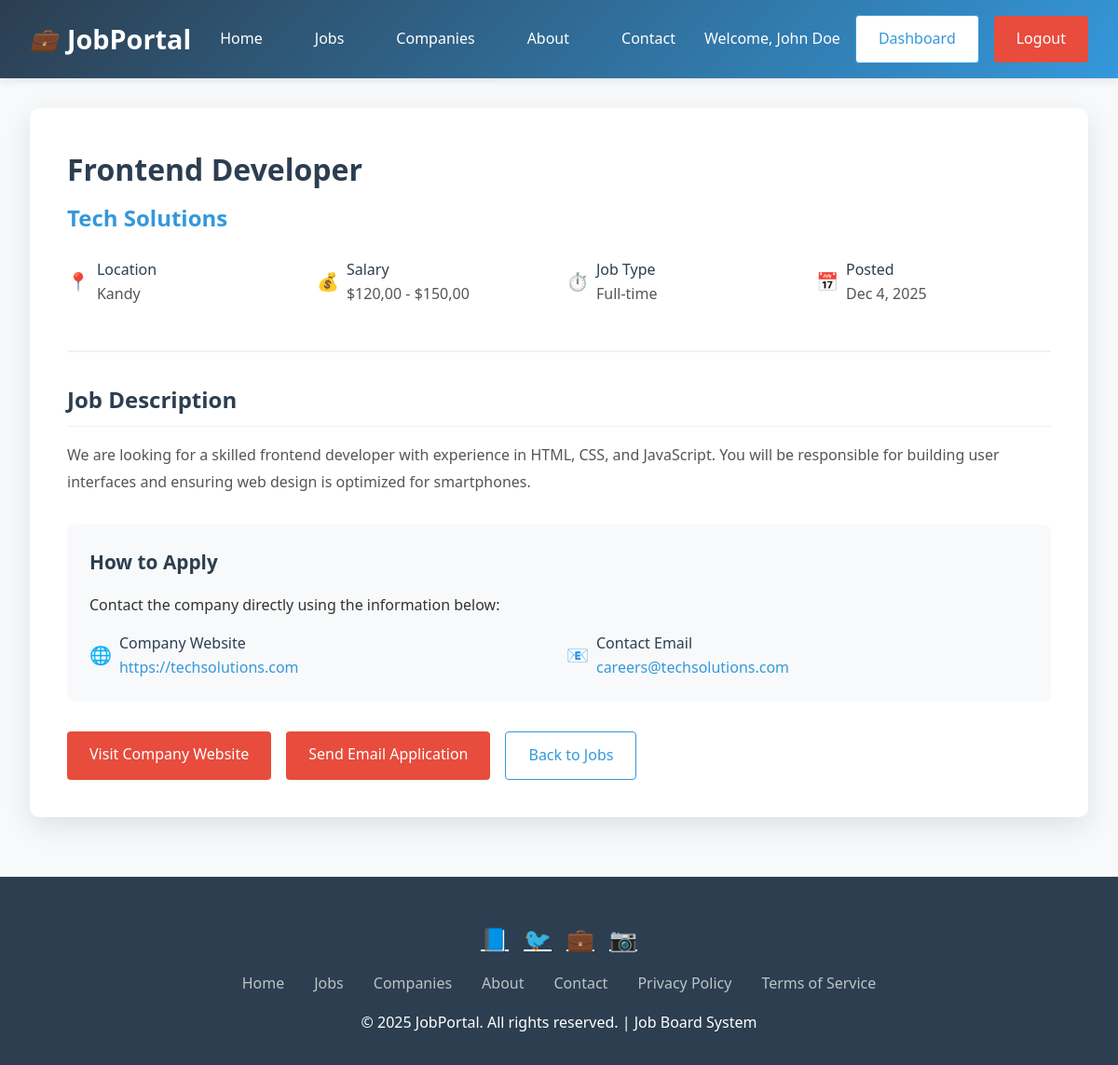
The app's page /job-details.php?id=1 (signed in) with its own data.
### tables this page shows
CREATE TABLE jobs (
    id INT AUTO_INCREMENT PRIMARY KEY,
    company_name VARCHAR(100) NOT NULL,
    title VARCHAR(200) NOT NULL,
    description TEXT NOT NULL,
    location VARCHAR(100),
    salary VARCHAR(100),
    job_type VARCHAR(50),
    company_website VARCHAR(200),
    contact_email VARCHAR(100),
    created_at TIMESTAMP DEFAULT CURRENT_TIMESTAMP
);

### job-details.php (the view, shortened to what this page needs)
<?php
require_once 'config.php';
$job_id = isset($_GET['id']) ? (int)$_GET['id'] : 0;
$stmt = $pdo->prepare("SELECT * FROM jobs WHERE id = ?");
$stmt->execute([$job_id]);
$job = $stmt->fetch();
?>
<!DOCTYPE html>
<html lang="en">
<head>
</head>
<body>
    <header class="header">
        <div class="logo">
            <i>💼</i> JobPortal
        </div>
        <nav class="nav">
            <a href="index.php">Home</a>
            <a href="jobs.php">Jobs</a>
            <a href="companies.php">Companies</a>
            <a href="about.php">About</a>
            <a href="contact.php">Contact</a>
        </nav>
        <div class="auth-buttons">
            <span style="color: white;">Welcome, <?php echo $_SESSION['user_name']; ?></span>
            <a href="dashboard.php" class="btn btn-outline">Dashboard</a>
            <a href="logout.php" class="btn btn-primary">Logout</a>
        </div>
    </header>
    <div class="container">
        <div class="job-details">
            <div class="job-header">
                <h1 class="job-title"><?php echo htmlspecialchars($job['title']); ?></h1>
                <div class="job-company"><?php echo htmlspecialchars($job['company_name']); ?></div>
                <div class="job-meta">
                    <div class="meta-item">
                        <span class="meta-icon">📍</span>
                        <div>
                            <div class="meta-label">Location</div>
                            <div class="meta-value"><?php echo htmlspecialchars($job['location']); ?></div>
                        </div>
                    </div>
                    <div class="meta-item">
                        <span class="meta-icon">💰</span>
                        <div>
                            <div class="meta-label">Salary</div>
                            <div class="meta-value"><?php echo htmlspecialchars($job['salary']); ?></div>
                        </div>
                    </div>
                    <div class="meta-item">
                        <span class="meta-icon">⏱️</span>
                        <div>
                            <div class="meta-label">Job Type</div>
                            <div class="meta-value"><?php echo htmlspecialchars($job['job_type']); ?></div>
                        </div>
                    </div>
                    <div class="meta-item">
                        <span class="meta-icon">📅</span>
                        <div>
                            <div class="meta-label">Posted</div>
                            <div class="meta-value"><?php echo date('M j, Y', strtotime($job['created_at'])); ?></div>
                        </div>
                    </div>
                </div>
            </div>
            <div class="job-section">
                <h3>Job Description</h3>
                <div class="job-description">
                    <?php echo nl2br(htmlspecialchars($job['description'])); ?>
                </div>
            </div>
            <div class="application-info">
                <h4>How to Apply</h4>
                <p>Contact the company directly using the information below:</p>
                <div class="contact-details">
                    <div class="contact-item">
                        <span class="contact-icon">🌐</span>
                        <div>
                            <div class="meta-label">Company Website</div>
                            <a href="<?php echo htmlspecialchars($job['company_website']); ?>" target="_blank" class="contact-link"><?php echo htmlspecialchars($job['company_website']); ?></a>
                        </div>
                    </div>
                    <div class="contact-item">
                        <span class="contact-icon">📧</span>
                        <div>
                            <div class="meta-label">Contact Email</div>
                            <a href="mailto:<?php echo htmlspecialchars($job['contact_email']); ?>" class="contact-link"><?php echo htmlspecialchars($job['contact_email']); ?></a>
                        </div>
                    </div>
                </div>
            </div>
            <div class="action-buttons">
                <a href="<?php echo htmlspecialchars($job['company_website']); ?>" target="_blank" class="btn btn-primary">Visit Company Website</a>
                <a href="mailto:<?php echo htmlspecialchars($job['contact_email']); ?>" class="btn btn-primary">Send Email Application</a>
                <a href="jobs.php" class="btn btn-outline">Back to Jobs</a>
            </div>
        </div>
    </div>
   <footer class="footer">
    <div class="social-links">
      <a href="https://web.facebook.com/?_rdc=1&_rdr#" title="Facebook">📘</a>
      <a href="https://x.com/i/flow/login" title="Twitter">🐦</a>
      <a href="https://www.linkedin.com" title="LinkedIn">💼</a>
      <a href="https://www.instagram.com" title="Instagram">📷</a>
    </div>
    <div class="footer-links">
      <a href="index.php">Home</a>
      <a href="jobs.php">Jobs</a>
      <a href="companies.php">Companies</a>
      <a href="about.php">About</a>
      <a href="contact.php">Contact</a>
      <a href="https://en.wikipedia.org/wiki/Privacy_policy">Privacy Policy</a>
      <a href="contact.php">Terms of Service</a>
    </div>
    <p>&copy; 2025 JobPortal. All rights reserved. | Job Board System</p>
  </footer>
</body>
</html>

### job-details.php (style rules this page uses)
* { margin: 0; padding: 0; box-sizing: border-box; font-family: 'Segoe UI', Tahoma, Geneva, Verdana, sans-serif; }
body { background-color: #f8f9fa; line-height: 1.6; color: #333; min-height: 100vh; display: flex; flex-direction: column; }
.header { background: linear-gradient(135deg, #2c3e50, #3498db); color: white; padding: 1rem 2rem; display: flex; justify-content: space-between; align-items: center; box-shadow: 0 2px 10px rgba(0,0,0,0.1); }
.logo { font-size: 1.8rem; font-weight: bold; display: flex; align-items: center; }
.logo i { margin-right: 10px; font-size: 1.5rem; }
.nav { display: flex; gap: 1.5rem; }
.nav a { color: white; text-decoration: none; padding: 0.5rem 1rem; border-radius: 4px; transition: all 0.3s ease; }
.auth-buttons { display: flex; gap: 1rem; align-items: center; }
.btn { padding: 0.75rem 1.5rem; text-decoration: none; border-radius: 4px; display: inline-block; font-weight: 500; transition: all 0.3s ease; border: none; cursor: pointer; font-size: 1rem; }
.btn-outline { border: 1px solid #3498db; color: #3498db; background: white; }
.btn-primary { background: #e74c3c; color: white; }
.container { max-width: 1200px; margin: 0 auto; padding: 2rem; flex: 1; }
.job-details { background: white; border-radius: 10px; box-shadow: 0 10px 30px rgba(0,0,0,0.1); padding: 2.5rem; margin-bottom: 2rem; }
.job-header { border-bottom: 2px solid #f1f1f1; padding-bottom: 1.5rem; margin-bottom: 2rem; }
.job-title { color: #2c3e50; font-size: 2rem; margin-bottom: 0.5rem; }
.job-company { color: #3498db; font-size: 1.5rem; margin-bottom: 1rem; font-weight: 600; }
.job-meta { display: grid; grid-template-columns: repeat(auto-fit, minmax(200px, 1fr)); gap: 1rem; margin: 1.5rem 0; }
.meta-item { display: flex; align-items: center; gap: 0.5rem; }
.meta-icon { font-size: 1.2rem; color: #3498db; }
.meta-label { font-weight: 500; color: #2c3e50; }
.meta-value { color: #555; }
.job-section { margin-bottom: 2rem; }
.job-section h3 { color: #2c3e50; margin-bottom: 1rem; font-size: 1.5rem; border-bottom: 1px solid #f1f1f1; padding-bottom: 0.5rem; }
.job-description { line-height: 1.8; color: #555; }
.application-info { background: #f8f9fa; padding: 1.5rem; border-radius: 8px; margin: 1.5rem 0; }
.application-info h4 { color: #2c3e50; margin-bottom: 1rem; font-size: 1.3rem; }
.contact-details { display: grid; grid-template-columns: repeat(auto-fit, minmax(250px, 1fr)); gap: 1rem; margin-top: 1rem; }
.contact-item { display: flex; align-items: center; gap: 0.5rem; }
.contact-icon { font-size: 1.2rem; color: #3498db; }
.contact-link { color: #3498db; text-decoration: none; font-weight: 500; }
.action-buttons { display: flex; gap: 1rem; margin-top: 2rem; flex-wrap: wrap; }
.footer { background: #2c3e50; color: white; text-align: center; padding: 2rem; margin-top: auto; }
.social-links { display: flex; justify-content: center; gap: 1rem; margin: 1rem 0; }
.social-links a { color: white; font-size: 1.5rem; transition: color 0.3s ease; }
.footer-links { display: flex; justify-content: center; gap: 2rem; margin: 1rem 0; }
.footer-links a { color: #bdc3c7; text-decoration: none; transition: color 0.3s ease; }

### records on screen
jobs: title "Frontend Developer", company_name "Tech Solutions", location "Kandy", salary "$120,00 - $150,00", job_type "Full-time", created_at "Dec 4, 2025", description "We are looking for a skilled frontend developer with experience in HTML, CSS, and JavaScript. You will be responsible for building user interfaces and ensuring web design is optimized for smartphones.", company_website "https://techsolutions.com", contact_email "careers@techsolutions.com"

### other values on screen
$_SESSION['user_name'] "John Doe"
